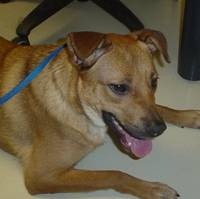
#> input picture Deep_Nerual_Network_v2/datasets/train/dogs/dogs_00022.jpg, 200 x 199 px; its folder holds only this picture in this run
$ jupyter execute --allow-errors Deep_Nerual_Network_v2.ipynb
#> lines starting #> are read from the running program, lines starting #| are printed output that depends on the picture
[cell 1]
import numpy as np
import h5py
import matplotlib.pyplot as plt
import copy

[cell 2]
np.random.seed(1)

[cell 3]
# [4 lines left out: function sigmoid, not called in this run]

[cell 4]
# [5 lines left out: function sigmoid_backward, not called in this run]

[cell 5]
# [6 lines left out: function relu_backward, not called in this run]

[cell 6]
# [4 lines left out: function relu, not called in this run]

[cell 7]
# [6 lines left out: function initialize_parameters_zeros, not called in this run]

[cell 8]
# [7 lines left out: function initialize_parameters_random, not called in this run]

[cell 9]
# [8 lines left out: function initialize_parameters_he, not called in this run]

[cell 10]
# [7 lines left out: function initialize_velocity, not called in this run]

[cell 11]
# [10 lines left out: function initialize_adam, not called in this run]

[cell 12]
# [36 lines left out: function forward_propagation_with_dropout, not called in this run]

[cell 13]
# [31 lines left out: function backward_propagation_with_dropout, not called in this run]

[cell 14]
# [6 lines left out: function compute_cost, not called in this run]

[cell 15]
# [11 lines left out: function compute_cost_with_regularization, not called in this run]

[cell 16]
# [9 lines left out: function update_parameters, not called in this run]

[cell 17]
# [7 lines left out: function update_parameters_with_gd, not called in this run]

[cell 18]
# [9 lines left out: function update_parameters_with_momentum, not called in this run]

[cell 19]
# [22 lines left out: function update_parameters_with_adam, not called in this run]

[cell 20]
# [4 lines left out: function update_lr, not called in this run]

[cell 21]
# [4 lines left out: function schedule_lr_decay, not called in this run]

[cell 22]
# [40 lines left out: function L_layer_model_v2, not called in this run]

[cell 23]
# [13 lines left out: function predict, not called in this run]

[cell 24]
import cv2
import os

def load_and_preprocess_data(folder_path, label, image_size=(64, 64)):
#> called with folder_path = 'datasets/train/dogs', label = 1, image_size = (64, 64)
    X = []
    Y = []
    for filename in os.listdir(folder_path):
        img_path = os.path.join(folder_path, filename)
        img = cv2.imread(img_path)
#> img is the input picture: shape (199, 200, 3); mean B, G, R 68.5, 91.3, 103.3
        if img is not None:
            img = cv2.cvtColor(img, cv2.COLOR_BGR2RGB)
            img = cv2.resize(img, image_size)
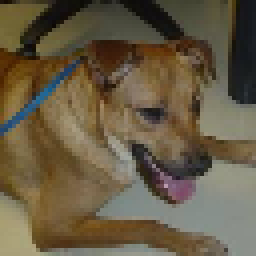
#> img: shape (64, 64, 3) (shown 4 times larger); mean R, G, B 103.2, 91.2, 68.5
            X.append(img)
            Y.append(label)

    return X, Y

print("Loading data.....")
X_train_dogs, Y_train_dogs = load_and_preprocess_data('datasets/train/dogs', 1)
#> X_train_dogs = 1 item; Y_train_dogs = [1]
#> (the rest of this cell did not finish here and is left out)

X_test_dogs, Y_test_dogs = load_and_preprocess_data('datasets/test/dogs', 1)
X_test_cats, Y_test_cats = load_and_preprocess_data('datasets/test/cats', 0)
X_train_raw = np.array(X_train_dogs + X_train_cats)
Y_train= np.array(Y_train_dogs + Y_train_cats).reshape(1, -1)

X_test_raw = np.array(X_test_dogs + X_test_cats)
Y_test = np.array(Y_test_dogs + Y_test_cats).reshape(1, -1)

X_train = (X_train_raw.reshape(X_train_raw.shape[0], -1).T) / 255
X_test = (X_test_raw.reshape(X_test_raw.shape[0], -1).T) / 255


$ run again, on Deep_Nerual_Network_v2/datasets/train/dogs/dogs_00053.jpg
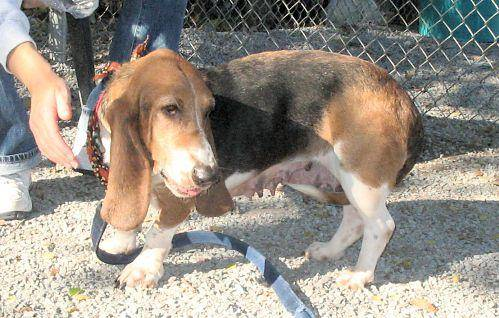
#> input picture Deep_Nerual_Network_v2/datasets/train/dogs/dogs_00053.jpg, 499 x 318 px
#> in load_and_preprocess_data, img is the input picture: shape (318, 499, 3); mean B, G, R 133.8, 143.5, 150.4
#> in load_and_preprocess_data, `img = cv2.resize(img, image_size)`:
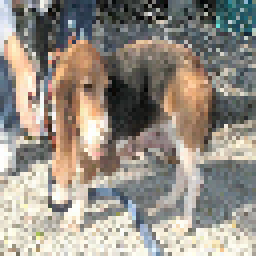
#> img: shape (64, 64, 3) (shown 4 times larger); mean R, G, B 150.1, 143.2, 133.6
#> X_train_dogs = 1 item; Y_train_dogs = [1]

$ run again, on Deep_Nerual_Network_v2/datasets/train/dogs/dogs_00087.jpg
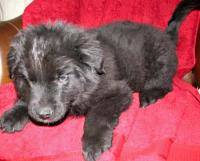
#> input picture Deep_Nerual_Network_v2/datasets/train/dogs/dogs_00087.jpg, 200 x 161 px
#> in load_and_preprocess_data, img is the input picture: shape (161, 200, 3); mean B, G, R 94.8, 83.6, 161.9
#> in load_and_preprocess_data, `img = cv2.resize(img, image_size)`:
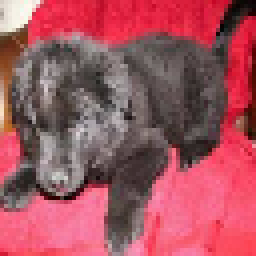
#> img: shape (64, 64, 3) (shown 4 times larger); mean R, G, B 161.8, 83.6, 94.8
#> X_train_dogs = 1 item; Y_train_dogs = [1]

$ run again, on Deep_Nerual_Network_v2/datasets/train/dogs/dogs_00105.jpg
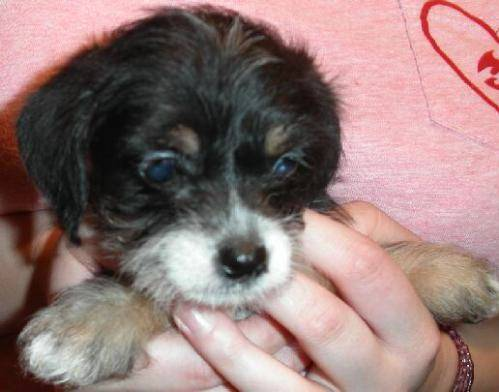
#> input picture Deep_Nerual_Network_v2/datasets/train/dogs/dogs_00105.jpg, 499 x 392 px
#> in load_and_preprocess_data, img is the input picture: shape (392, 499, 3); mean B, G, R 119.9, 122.3, 147
#> in load_and_preprocess_data, `img = cv2.resize(img, image_size)`:
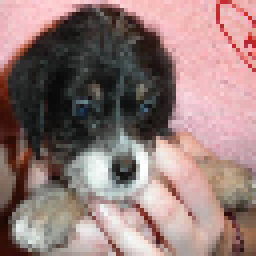
#> img: shape (64, 64, 3) (shown 4 times larger); mean R, G, B 146.8, 122.2, 119.8
#> X_train_dogs = 1 item; Y_train_dogs = [1]

$ run again, on Deep_Nerual_Network_v2/datasets/train/dogs/dogs_00029.jpg
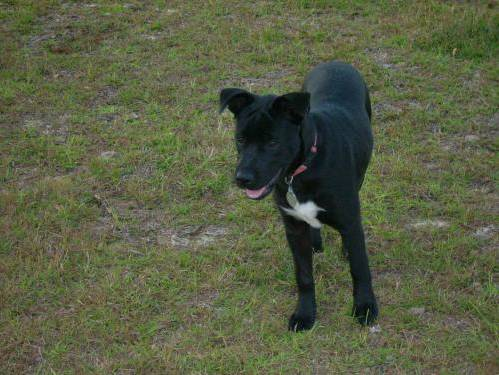
#> input picture Deep_Nerual_Network_v2/datasets/train/dogs/dogs_00029.jpg, 499 x 375 px
#> in load_and_preprocess_data, img is the input picture: shape (375, 499, 3); mean B, G, R 68.1, 94.8, 88.9
#> in load_and_preprocess_data, `img = cv2.resize(img, image_size)`:
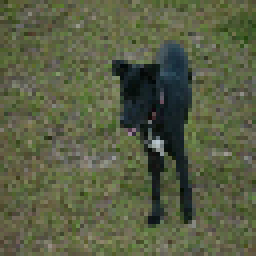
#> img: shape (64, 64, 3) (shown 4 times larger); mean R, G, B 88.7, 94.5, 67.8
#> X_train_dogs = 1 item; Y_train_dogs = [1]
